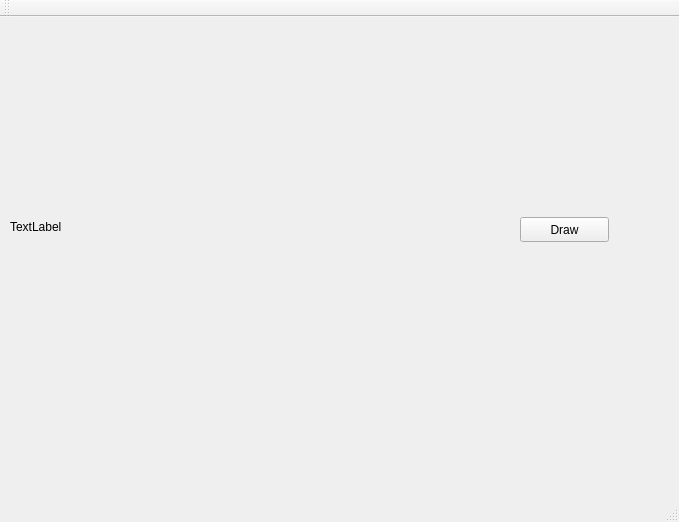
<?xml version="1.0" encoding="UTF-8"?>
<ui version="4.0">
 <class>MainWindow</class>
 <widget class="QMainWindow" name="MainWindow">
  <property name="geometry">
   <rect>
    <x>0</x>
    <y>0</y>
    <width>679</width>
    <height>522</height>
   </rect>
  </property>
  <property name="windowTitle">
   <string>MainWindow</string>
  </property>
  <widget class="QWidget" name="centralWidget">
   <widget class="QLabel" name="label">
    <property name="geometry">
     <rect>
      <x>10</x>
      <y>10</y>
      <width>400</width>
      <height>400</height>
     </rect>
    </property>
    <property name="text">
     <string>TextLabel</string>
    </property>
   </widget>
   <widget class="QPushButton" name="pushButton">
    <property name="geometry">
     <rect>
      <x>520</x>
      <y>200</y>
      <width>89</width>
      <height>25</height>
     </rect>
    </property>
    <property name="text">
     <string>Draw</string>
    </property>
   </widget>
  </widget>
  <widget class="QMenuBar" name="menuBar">
   <property name="geometry">
    <rect>
     <x>0</x>
     <y>0</y>
     <width>679</width>
     <height>22</height>
    </rect>
   </property>
  </widget>
  <widget class="QToolBar" name="mainToolBar">
   <attribute name="toolBarArea">
    <enum>TopToolBarArea</enum>
   </attribute>
   <attribute name="toolBarBreak">
    <bool>false</bool>
   </attribute>
  </widget>
  <widget class="QStatusBar" name="statusBar"/>
 </widget>
 <layoutdefault spacing="6" margin="11"/>
 <resources/>
 <connections/>
</ui>
